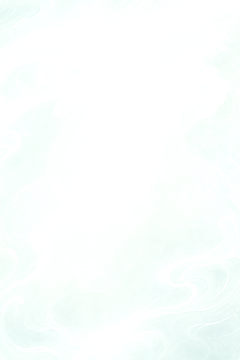
#> input picture project/assets/ui/cards/battle_card_bg_xianxia.png, 240 x 360 px, given in place of fresh_xianxia_card_frame_source.png, which was not available
$ python slice_fresh_xianxia_card_assets.py
#> lines starting #> are read from the running program, lines starting #| are printed output that depends on the picture; pictures that were not available may be replaced by others from this repository, and a replacement may not be noted
from pathlib import Path

from PIL import Image, ImageDraw


ROOT = Path(__file__).resolve().parents[2]
CARD_DIR = ROOT / "assets" / "ui" / "cards"
SOURCE = CARD_DIR / "fresh_xianxia_card_frame_source.png"
OUT = CARD_DIR / "card_frame_common.png"
PREVIEW = CARD_DIR / "fresh_xianxia_card_assets_preview.png"
CARD_SIZE = (480, 752)


def save_card_frame() -> None:
    src = Image.open(SOURCE).convert("RGBA")
    src.thumbnail(CARD_SIZE, Image.Resampling.LANCZOS)

    card = Image.new("RGBA", CARD_SIZE, (0, 0, 0, 0))
#> card: PIL image 480x752 RGBA; every value is 0
    card.alpha_composite(src, ((CARD_SIZE[0] - src.width) // 2, (CARD_SIZE[1] - src.height) // 2))
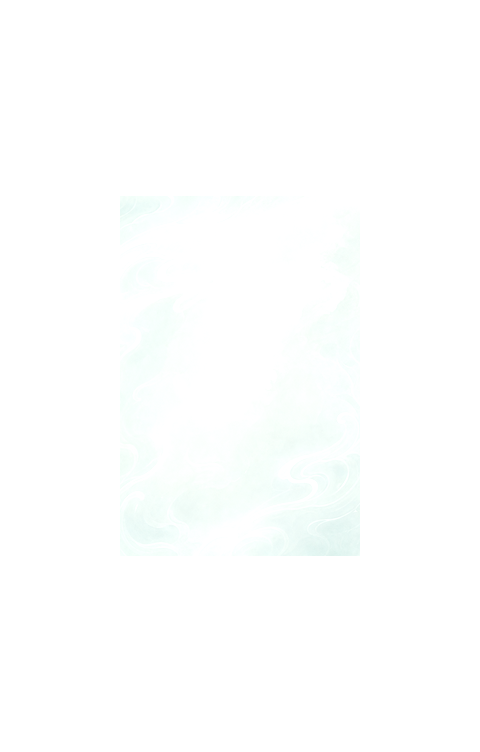
#> card: PIL image 480x752 RGBA; mean R, G, B, A 59.9, 60.9, 60.6, 61; transparent parts drawn white
    card.save(OUT)


def save_preview() -> None:
    card = Image.open(OUT).convert("RGBA")
    bg = Image.new("RGBA", CARD_SIZE, (236, 248, 244, 255))
    draw = ImageDraw.Draw(bg)
    step = 24
    for y in range(0, CARD_SIZE[1], step):
        for x in range(0, CARD_SIZE[0], step):
            if (x // step + y // step) % 2 == 0:
                draw.rectangle((x, y, x + step - 1, y + step - 1), fill=(210, 226, 222, 255))
    bg.alpha_composite(card)
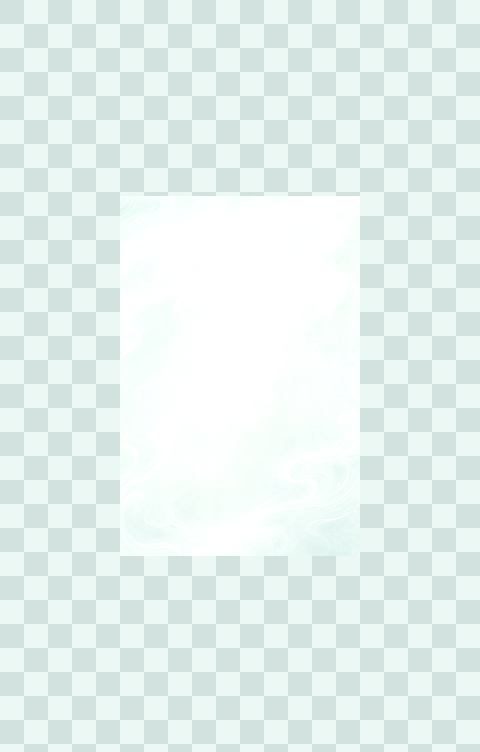
#> bg: PIL image 480x752 RGBA; mean R, G, B, A 229.5, 241.2, 237.8, 255
    bg.thumbnail((300, 470), Image.Resampling.LANCZOS)
#> bg: PIL image 300x470 RGBA

    preview = Image.new("RGBA", (340, 520), (250, 252, 250, 255))
    preview.alpha_composite(bg, ((preview.width - bg.width) // 2, 18))
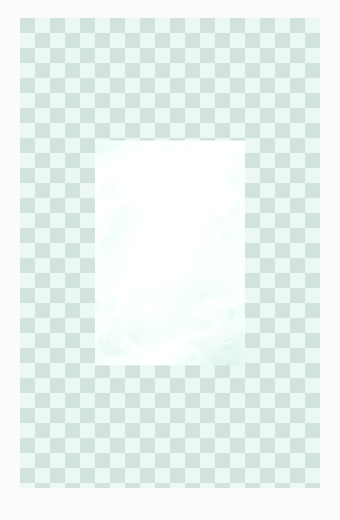
#> preview: PIL image 340x520 RGBA; mean R, G, B, A 233.7, 243.4, 240.3, 255
    ImageDraw.Draw(preview).text((16, 492), OUT.name, fill=(30, 70, 66, 255))
    preview.save(PREVIEW)


def main() -> None:
    CARD_DIR.mkdir(parents=True, exist_ok=True)
    save_card_frame()
    save_preview()


if __name__ == "__main__":
    main()
